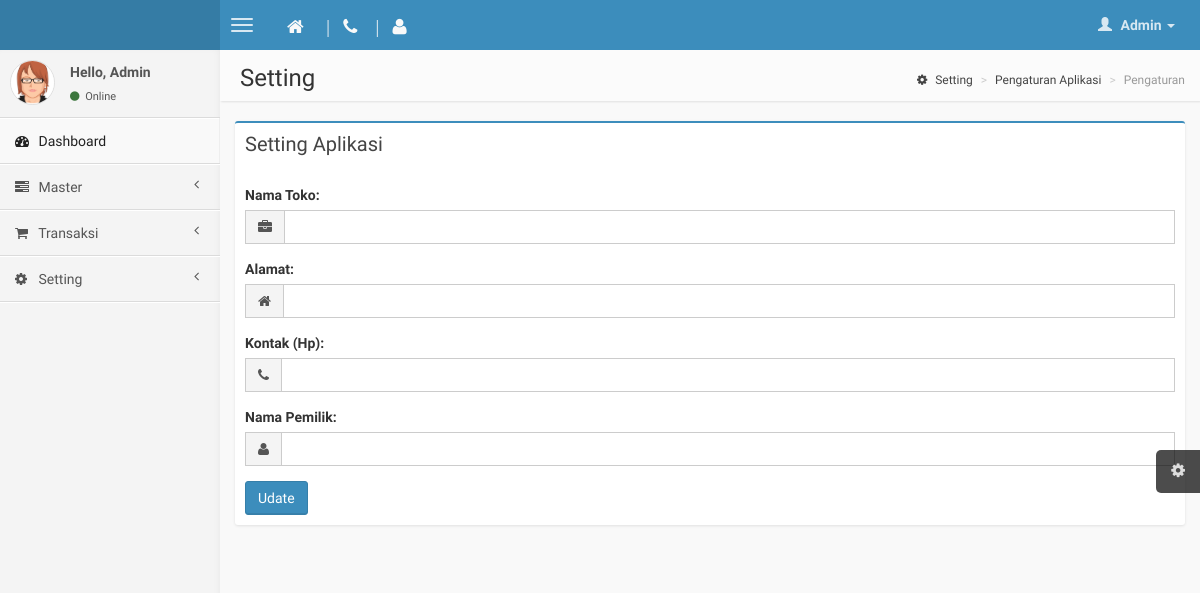
/pengaturan.php (signed in), run on an earlier commit of the app's database.
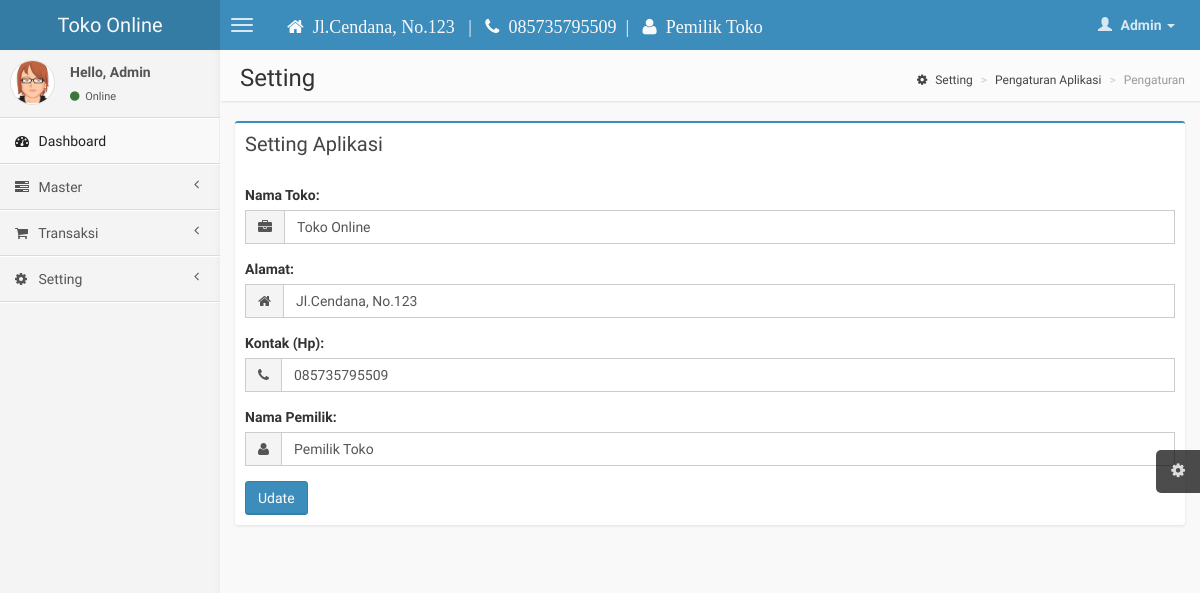
And on a later commit of the database.
### tables this page shows
CREATE TABLE `identitas_toko` (
  `id_toko` int(11) NOT NULL,
  `nama_toko` varchar(255) NOT NULL,
  `alamat_toko` text NOT NULL,
  `telp` varchar(20) NOT NULL,
  `nama_pemilik` varchar(255) NOT NULL
);

### pengaturan.php (the view, shortened to what the changed rows need)
<?php
   require 'template/header.php';
   ?>
<aside class="right-side">
    <section class="content-header">
        <h1>
            Setting
        </h1>
    </section>
    <section class="content">
        <div class="box box-primary">
            <div class="box-body">
                <form action="" method="post" enctype="multipart/form-data">
                    <div class="form-group">
                        <div class="input-group">
                            <div class="input-group-addon">
                                <i class="fa fa-briefcase"></i>
                            </div>
                            <input type="text" class="form-control" name="nama_toko" value="<?= $setting['nama_toko'] ?>" />
                        </div>
                    </div>
                    <div class="form-group">
                        <div class="input-group">
                            <div class="input-group-addon">
                                <i class="fa fa-home"></i>
                            </div>
                            <input type="text" class="form-control" name="alamat_toko" value="<?= $setting['alamat_toko'] ?>" />
                        </div>
                    </div>
                    <div class="form-group">
                        <div class="input-group">
                            <div class="input-group-addon">
                                <i class="fa fa-phone"></i>
                            </div>
                            <input type="text" class="form-control" name="telp" value="<?= $setting['telp'] ?>" />
                        </div>
                    </div>
                    <div class="form-group">
                        <div class="input-group">
                            <div class="input-group-addon">
                                <i class="fa fa-user"></i>
                            </div>
                            <input type="text" class="form-control" name="nama_pemilik" value="<?= $setting['nama_pemilik'] ?>" />
                        </div>
                    </div>
                </form>
            </div>
        </div>
    </section>
</aside>
</div>
<?php require 'template/footer.php'; ?>

### template/header.php (shortened to what the changed rows need)
<?php
require './functions.php';
$atur = mysqli_query($conn, "SELECT * FROM identitas_toko");
$setting = mysqli_fetch_array($atur);
?>
<!DOCTYPE html>
<html>
<head>
    <link href="./css/bootstrap.min.css" rel="stylesheet" type="text/css" />
    <link href="./css/font-awesome.min.css" rel="stylesheet" type="text/css" />
    <link href="./css/ionicons.min.css" rel="stylesheet" type="text/css" />
    <link href="./css/morris/morris.css" rel="stylesheet" type="text/css" />
    <link href="./css/jvectormap/jquery-jvectormap-1.2.2.css" rel="stylesheet" type="text/css" />
    <link href="./css/fullcalendar/fullcalendar.css" rel="stylesheet" type="text/css" />
    <link href="./css/daterangepicker/daterangepicker-bs3.css" rel="stylesheet" type="text/css" />
    <link href="./css/bootstrap-wysihtml5/bootstrap3-wysihtml5.min.css" rel="stylesheet" type="text/css" />
    <link href="./css/datatables/dataTables.bootstrap.css" rel="stylesheet" type="text/css" />
    <link href="./css/AdminLTE.css" rel="stylesheet" type="text/css" />
</head>
<body class="skin-blue">
    <header class="header" id="header">
        <a href="index.php" class="logo">
            <?= $setting['nama_toko']; ?>
        </a>
        <nav class="navbar navbar-static-top" role="navigation">
            <a href="#" class="navbar-btn sidebar-toggle" data-toggle="offcanvas" role="button">
                <span class="icon-bar"></span>
                <span class="icon-bar"></span>
                <span class="icon-bar"></span>
            </a>
            <h1 class="navbar-btn sidebar-toggle"> </h1>
            <h4 class="navbar-btn sidebar-toggle" style="color: #f9f9f9; font-family:  'cursive'" ;>
                <i class="fa fa-home"></i> &nbsp;<?= $setting['alamat_toko']; ?> &nbsp;&nbsp;|&nbsp;&nbsp;
                <i class="fa fa-phone"></i>&nbsp; <?= $setting['telp']; ?>&nbsp;&nbsp;|&nbsp;&nbsp;
                <i class="fa fa-user"></i>&nbsp; <?= $setting['nama_pemilik']; ?>
            </h4>
            <div class=" navbar-right">
                <ul class="nav navbar-nav">
                </ul>
            </div>
        </nav>
    </header>
    <div class="wrapper row-offcanvas row-offcanvas-left">

What changed in the data, as far as the page shows it:
added identitas_toko: nama_toko "Toko Online", alamat_toko "Jl.Cendana, No.123", telp "085735795509", nama_pemilik "Pemilik Toko"
